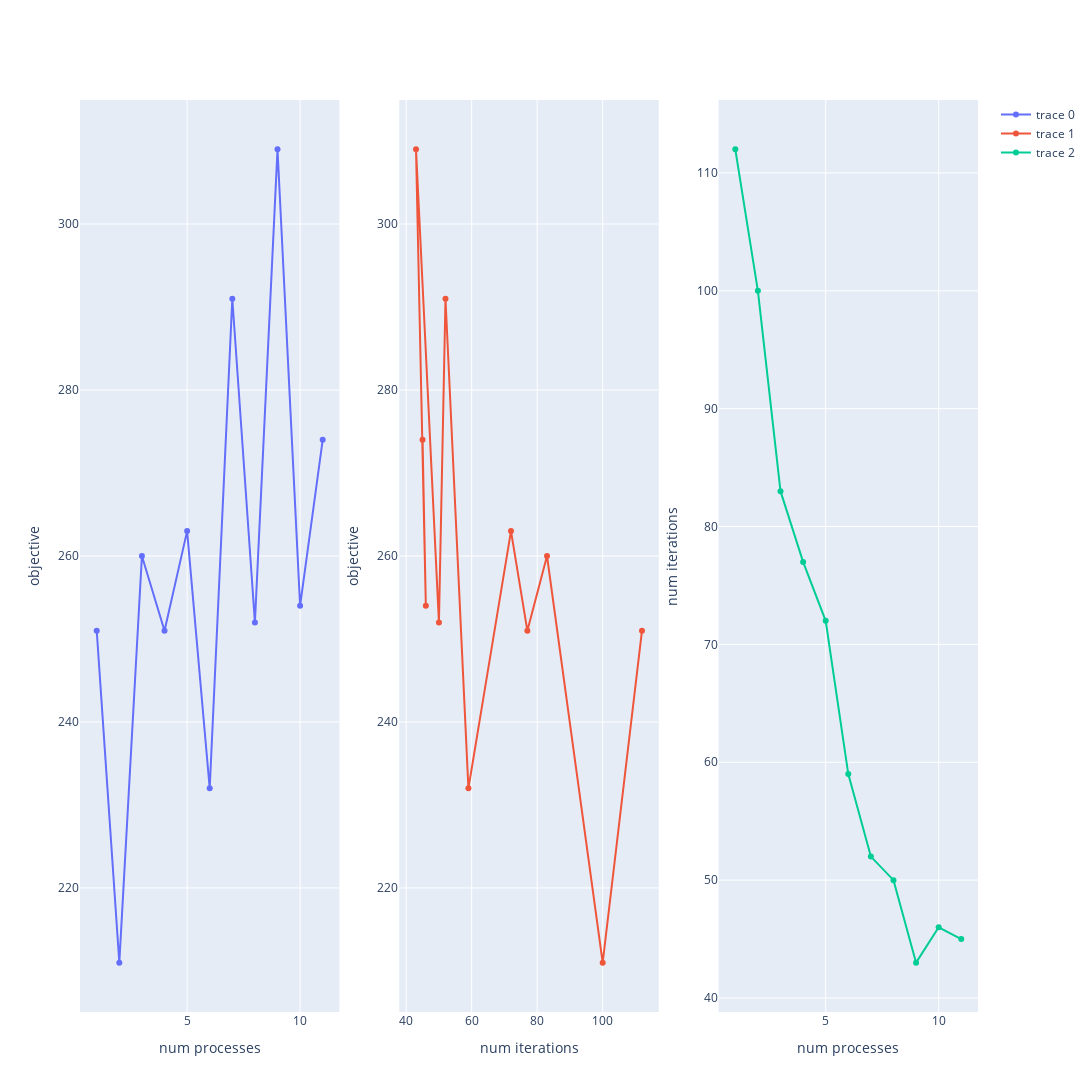

The notebook cell saved with this chart:
### Code cell
from plotly.subplots import make_subplots
import plotly.graph_objects as go

# Initialize figure with subplots
fig = make_subplots(
    rows=len(time_limits), cols=3,
)

for i, time_limit in enumerate(time_limits):
    time_limit_results = [r for r in results if r[1] == time_limit]
    nb_proc_list = [r[0] for r in time_limit_results]
    nb_iterations_list = [r[2] for r in time_limit_results]
    objectives_list = [r[4] for r in time_limit_results]

    rw = i + 1
    fig.add_trace(go.Scatter(x=nb_proc_list, y=objectives_list), row=rw, col=1)
    fig.add_trace(go.Scatter(x=nb_iterations_list, y=objectives_list), row=rw, col=2)
    fig.add_trace(go.Scatter(x=nb_proc_list, y=nb_iterations_list), row=rw, col=3)

    fig.update_xaxes(title_text="num processes", row=rw, col=1)
    fig.update_xaxes(title_text="num iterations", row=rw, col=2)
    fig.update_xaxes(title_text="num processes", row=rw, col=3)

    fig.update_yaxes(title_text="objective", row=rw, col=1)
    fig.update_yaxes(title_text="objective", row=rw, col=2)
    fig.update_yaxes(title_text="num iterations", row=rw, col=3)

fig.update_layout(height=1200, width=1400)
fig.show()

### Figure 1 — Plotly figure (JSON) as saved in the notebook; plotly's stock layout.template omitted (floating-point values rounded to 4 significant figures)
{"data": [{"type": "scatter", "x": [1, 2, 3, 4, 5, 6, 7, 8, 9, 10, 11], "xaxis": "x", "y": [251, 211, 260, 251, 263, 232, 291, 252, 309, 254, 274], "yaxis": "y"}, {"type": "scatter", "x": [112, 100, 83, 77, 72, 59, 52, 50, 43, 46, 45], "xaxis": "x2", "y": [251, 211, 260, 251, 263, 232, 291, 252, 309, 254, 274], "yaxis": "y2"}, {"type": "scatter", "x": [1, 2, 3, 4, 5, 6, 7, 8, 9, 10, 11], "xaxis": "x3", "y": [112, 100, 83, 77, 72, 59, 52, 50, 43, 46, 45], "yaxis": "y3"}], "layout": {"height": 1200, "width": 1400, "xaxis": {"anchor": "y", "domain": [0, 0.2889], "title": {"text": "num processes"}}, "xaxis2": {"anchor": "y2", "domain": [0.3556, 0.6444], "title": {"text": "num iterations"}}, "xaxis3": {"anchor": "y3", "domain": [0.7111, 1], "title": {"text": "num processes"}}, "yaxis": {"anchor": "x", "domain": [0, 1], "title": {"text": "objective"}}, "yaxis2": {"anchor": "x2", "domain": [0, 1], "title": {"text": "objective"}}, "yaxis3": {"anchor": "x3", "domain": [0, 1], "title": {"text": "num iterations"}}}}
